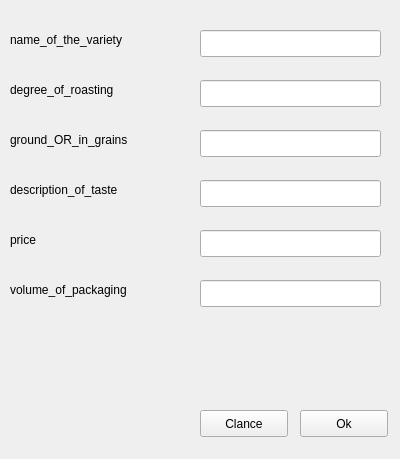
<?xml version="1.0" encoding="UTF-8"?>
<ui version="4.0">
 <class>Form</class>
 <widget class="QWidget" name="Form">
  <property name="geometry">
   <rect>
    <x>0</x>
    <y>0</y>
    <width>400</width>
    <height>459</height>
   </rect>
  </property>
  <property name="windowTitle">
   <string>Form</string>
  </property>
  <widget class="QLineEdit" name="lineEdit_6">
   <property name="geometry">
    <rect>
     <x>200</x>
     <y>280</y>
     <width>181</width>
     <height>27</height>
    </rect>
   </property>
  </widget>
  <widget class="QLabel" name="label_5">
   <property name="geometry">
    <rect>
     <x>10</x>
     <y>230</y>
     <width>67</width>
     <height>19</height>
    </rect>
   </property>
   <property name="text">
    <string>price</string>
   </property>
  </widget>
  <widget class="QLabel" name="label">
   <property name="geometry">
    <rect>
     <x>10</x>
     <y>30</y>
     <width>151</width>
     <height>19</height>
    </rect>
   </property>
   <property name="text">
    <string>name_of_the_variety</string>
   </property>
  </widget>
  <widget class="QLineEdit" name="lineEdit_4">
   <property name="geometry">
    <rect>
     <x>200</x>
     <y>180</y>
     <width>181</width>
     <height>27</height>
    </rect>
   </property>
  </widget>
  <widget class="QLabel" name="label_3">
   <property name="geometry">
    <rect>
     <x>10</x>
     <y>130</y>
     <width>161</width>
     <height>19</height>
    </rect>
   </property>
   <property name="text">
    <string>ground_OR_in_grains</string>
   </property>
  </widget>
  <widget class="QLineEdit" name="lineEdit_5">
   <property name="geometry">
    <rect>
     <x>200</x>
     <y>230</y>
     <width>181</width>
     <height>27</height>
    </rect>
   </property>
  </widget>
  <widget class="QPushButton" name="pushButton_2">
   <property name="geometry">
    <rect>
     <x>200</x>
     <y>410</y>
     <width>88</width>
     <height>27</height>
    </rect>
   </property>
   <property name="text">
    <string>Clance</string>
   </property>
  </widget>
  <widget class="QLineEdit" name="lineEdit_2">
   <property name="geometry">
    <rect>
     <x>200</x>
     <y>80</y>
     <width>181</width>
     <height>27</height>
    </rect>
   </property>
  </widget>
  <widget class="QLabel" name="label_4">
   <property name="geometry">
    <rect>
     <x>10</x>
     <y>180</y>
     <width>151</width>
     <height>19</height>
    </rect>
   </property>
   <property name="text">
    <string>description_of_taste</string>
   </property>
  </widget>
  <widget class="QLineEdit" name="lineEdit_3">
   <property name="geometry">
    <rect>
     <x>200</x>
     <y>130</y>
     <width>181</width>
     <height>27</height>
    </rect>
   </property>
  </widget>
  <widget class="QLabel" name="label_2">
   <property name="geometry">
    <rect>
     <x>10</x>
     <y>80</y>
     <width>141</width>
     <height>19</height>
    </rect>
   </property>
   <property name="text">
    <string>degree_of_roasting</string>
   </property>
  </widget>
  <widget class="QLabel" name="label_6">
   <property name="geometry">
    <rect>
     <x>10</x>
     <y>280</y>
     <width>161</width>
     <height>19</height>
    </rect>
   </property>
   <property name="text">
    <string>volume_of_packaging</string>
   </property>
  </widget>
  <widget class="QLineEdit" name="lineEdit">
   <property name="geometry">
    <rect>
     <x>200</x>
     <y>30</y>
     <width>181</width>
     <height>27</height>
    </rect>
   </property>
  </widget>
  <widget class="QPushButton" name="pushButton">
   <property name="geometry">
    <rect>
     <x>300</x>
     <y>410</y>
     <width>88</width>
     <height>27</height>
    </rect>
   </property>
   <property name="text">
    <string>Ok</string>
   </property>
  </widget>
 </widget>
 <resources/>
 <connections/>
</ui>
